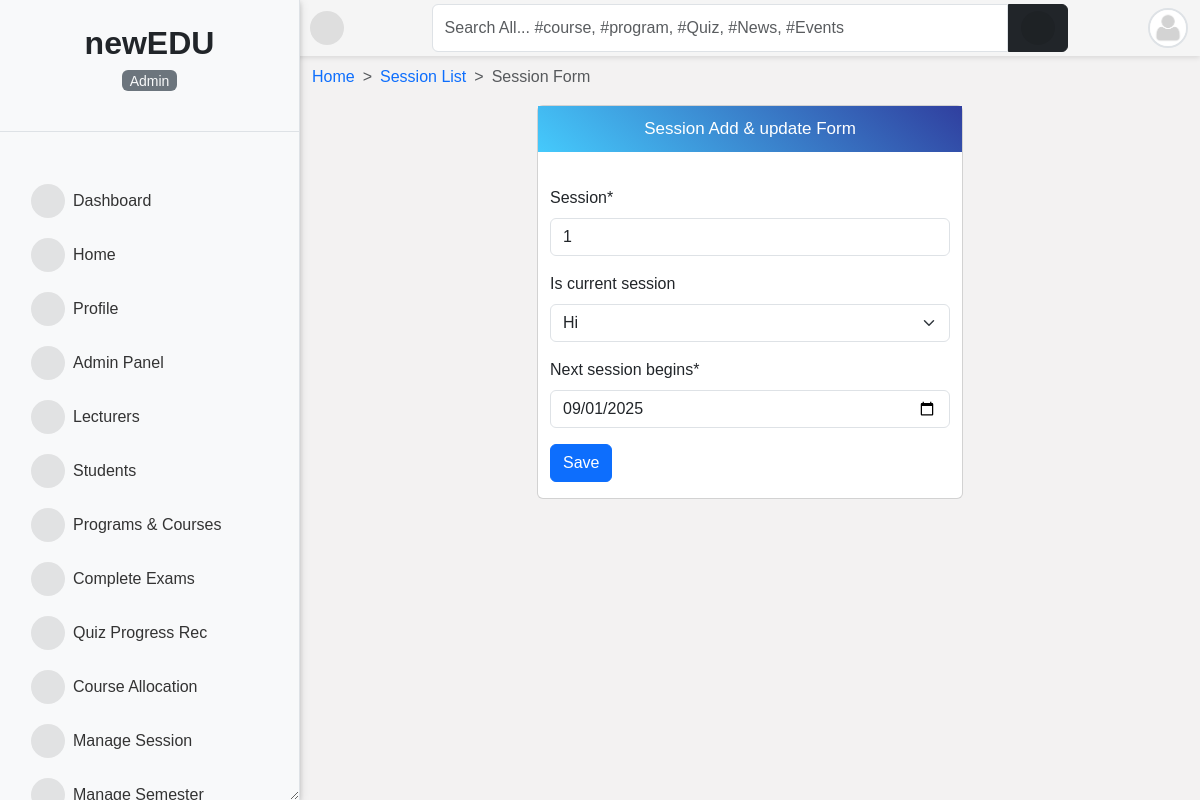
Page /uk/session/2/edit/ (signed in) on the committed database.
### accounts/models.py (models this page shows, shortened)
class User(AbstractUser):
    is_student = models.BooleanField(default=False)
    is_lecturer = models.BooleanField(default=False)
    is_parent = models.BooleanField(default=False)
    is_dep_head = models.BooleanField(default=False)
    gender = models.CharField(max_length=1, choices=GENDERS, blank=True, null=True)
    phone = models.CharField(max_length=60, blank=True, null=True)
    address = models.CharField(max_length=60, blank=True, null=True)
    picture = models.ImageField(
        upload_to="profile_pictures/%y/%m/%d/", default="default.png", null=True
    )
    email = models.EmailField(blank=True, null=True)
    username_validator = ASCIIUsernameValidator()
    objects = CustomUserManager()
    class Meta:
        ordering = ("-date_joined",)
    @property
    def get_user_role(self):
        if self.is_superuser:
            role = _("Admin")
        elif self.is_student:
            role = _("Student")
        elif self.is_lecturer:
            role = _("Lecturer")
        elif self.is_parent:
            role = _("Parent")
        return role

### core/models.py (models this page shows, shortened)
class Session(models.Model):
    session = models.CharField(max_length=200, unique=True)
    is_current_session = models.BooleanField(default=False, blank=True, null=True)
    next_session_begins = models.DateField(blank=True, null=True)

### accounts/decorators.py (the view)
    def wrapper(request, *args, **kwargs):
        if test_func(request.user):
            return function(request, *args, **kwargs) if function else None
        return redirect(redirect_to)

### core/forms.py
class SessionForm(forms.ModelForm):
    next_session_begins = forms.DateTimeField(
        widget=forms.TextInput(
            attrs={
                "type": "date",
            }
        ),
        required=True,
    )
    class Meta:
        model = Session
        fields = ["session", "is_current_session", "next_session_begins"]

### core/views.py (called while the page is built)
@login_required
@lecturer_required
def session_update_view(request, pk):
    session = get_object_or_404(Session, pk=pk)
    if request.method == "POST":
        form = SessionForm(request.POST, instance=session)
        if form.is_valid():
            if form.cleaned_data.get("is_current_session"):
                unset_current_session()
            form.save()
            messages.success(request, "Session updated successfully.")
            return redirect("session_list")
    else:
        form = SessionForm(instance=session)
    return render(request, "core/session_update.html", {"form": form})

### templates/core/session_update.html (shortened to what this page needs)
{% extends 'base.html' %}
{% load i18n %}
{% load crispy_forms_tags %}
{% load static %}
{% block content %}
<nav style="--bs-breadcrumb-divider: '>';" aria-label="breadcrumb">
    <ol class="breadcrumb">
      <li class="breadcrumb-item"><a href="/">{% trans 'Home' %}</a></li>
      <li class="breadcrumb-item"><a href="{% url 'session_list' %}">{% trans 'Session List' %}</a></li>
      <li class="breadcrumb-item active" aria-current="page">{% trans 'Session Form' %}</li>
    </ol>
</nav>
<div class="row">
    <div class="col-md-6 mx-auto">
        <div class="card pb-3">
            <p class="form-title">{% trans 'Session Add & update Form' %}</p>
            <div class="container"><br>
                <form action="" method="POST">{% csrf_token %}
                    {{ form|crispy }}
                    <input class="btn btn-primary" type="submit" value="{% trans 'Save' %}">
                </form>
            </div>
        </div>
    </div>
</div>
{% endblock content %}

### templates/sidebar.html (shortened to what this page needs)
{% load static %}
{% load i18n %}
<div id="side-nav" class="d-flex flex-column bg-light vh-100 border-end">
    <div class="main-menu flex-grow-1">
        <div class="text-center py-4 border-bottom">
            <a href="/" class="text-decoration-none">
                <span class="h2 fw-bold text-dark">newEDU</span>
            <p class="mt-2 small text-muted">
                <mark class="bg-secondary text-light rounded px-2">
                    {{ request.user.get_user_role }}
                </mark>
            </p>
        </div>
        {% url 'home' as hom %} {% url 'dashboard' as dash %} {% url 'profile' as prof %}
        {% url 'lecturer_list' as lec %} {% url 'student_list' as stu %}
        {% url 'course_allocation_view' as cav %} {% url 'programs' as pro %}
        {% url 'session_list' as sess %} {% url 'semester_list' as sem %}
        {% url 'add_score' as ascore %} {% url 'grade_results' as vr %}
        {% url 'ass_results' as ar %} {% url 'course_registration' as cr %}
        {% url 'edit_profile' as ep %} {% url 'change_password' as cp %}
        {% url 'quiz_progress' as qpr %} {% url 'quiz_marking' as qce %}
        {% url 'user_course_list' as ucl %} {% url 'admin_panel' as admin_p %}
        <ul class="nav flex-column px-3 pt-3">
            {% if request.user.is_superuser %}
            <li class="nav-item">
                <a class="nav-link {% if request.path == dash %}active fw-bold{% endif %}" href="{{ dash }}">
                    <i class="fas fa-tachometer-alt me-2"></i>{% trans 'Dashboard' %}
                </a>
            </li>
            {% endif %}
            <li class="nav-item">
                <a class="nav-link {% if request.path == hom %}active fw-bold{% endif %}" href="{{ hom }}">
                    <i class="fas fa-home me-2"></i>{% trans 'Home' %}
                </a>
            </li>
            <li class="nav-item">
                <a class="nav-link {% if request.path == prof %}active fw-bold{% endif %}" href="{{ prof }}">
                    <i class="fas fa-user me-2"></i>{% trans 'Profile' %}
                </a>
            </li>
            {% if request.user.is_superuser %}
            <li class="nav-item">
                <a class="nav-link {% if request.path == admin_p %}active fw-bold{% endif %}" href="{{ admin_p }}">
                    <i class="fas fa-user-tie me-2"></i>{% trans 'Admin Panel' %}
                </a>
            </li>
            <li class="nav-item">
                <a class="nav-link {% if request.path == lec %}active fw-bold{% endif %}" href="{{ lec }}">
                    <i class="fas fa-chalkboard-teacher me-2"></i>{% trans 'Lecturers' %}
                </a>
            </li>
            <li class="nav-item">
                <a class="nav-link {% if request.path == stu %}active fw-bold{% endif %}" href="{{ stu }}">
                    <i class="fas fa-user-graduate me-2"></i>{% trans 'Students' %}
                </a>
            </li>
            {% endif %}
            {% if request.user.is_superuser or request.user.is_lecturer %}
            <li class="nav-item">
                <a class="nav-link {% if request.path == pro %}active fw-bold{% endif %}" href="{{ pro }}">
                    <i class="fas fa-book-open me-2"></i>{% trans 'Programs & Courses' %}
                </a>
            </li>
            <li class="nav-item">
                <a class="nav-link {% if request.path == qce %}active fw-bold{% endif %}" href="{{ qce }}">
                    <i class="fas fa-check-double me-2"></i>{% trans 'Complete Exams' %}
                </a>
            </li>
            {% endif %}
            {% if request.user.is_superuser %}
            <li class="nav-item">
                <a class="nav-link {% if request.path == qpr %}active fw-bold{% endif %}" href="{{ qpr }}">
                    <i class="fas fa-record-vinyl me-2"></i>{% trans 'Quiz Progress Rec' %}
                </a>
            </li>
            <li class="nav-item">
                <a class="nav-link {% if request.path == cav %}active fw-bold{% endif %}" href="{{ cav }}">
                    <i class="fas fa-tasks me-2"></i>{% trans 'Course Allocation' %}
                </a>
            </li>
            <li class="nav-item">
                <a class="nav-link {% if request.path == sess %}active fw-bold{% endif %}" href="{{ sess }}">
                    <i class="fas fa-calendar-week me-2"></i>{% trans 'Manage Session' %}
                </a>
            </li>
            <li class="nav-item">
                <a class="nav-link {% if request.path == sem %}active fw-bold{% endif %}" href="{{ sem }}">
                    <i class="fas fa-calendar-alt me-2"></i>{% trans 'Manage Semester' %}
                </a>
            </li>
            {% endif %}
        </ul>
    </div>
</div>

### templates/navbar.html (shortened to what this page needs)
{% load i18n%}
<div id="top-navbar" class="py-1">
	<div class="container">
		<div class="nav-wrapper">
			<div class="toggle-btn" onclick="toggleSidebar()">
				<i class="fas fa-bars"></i>
			</div>
			<form class="form-header" action="{% url 'query' %}" method="GET">
				<input id="primary-search" class="form-control rounded-end-0" type="text" name="q" value="{{ request.GET.q }}"
					placeholder="{% trans 'Search All... #course, #program, #Quiz, #News, #Events' %}" required />
				<button class="btn btn-dark rounded-start-0" type="submit">
					<i class="fas fa-search"></i>
				</button>
			</form>
			<div class="dropdown">
				<div class="avatar border border-2" type="button" data-bs-toggle="dropdown" aria-expanded="false">
					<img src="{{ request.user.picture.url }}">
				</div>
			</div>
		</div>
	</div>
</div>

### templates/sidebar.html (style rules this page uses)
#side-nav .nav-link { color: #333; padding: 10px 15px; border-radius: 0; transition: background-color 0.2s; }

### rows in the picture
User: user.get_user_role "Admin", user.picture (placeholder picture)
Session: session "1", is_current_session "Ні", next_session_begins "09/01/2025"
